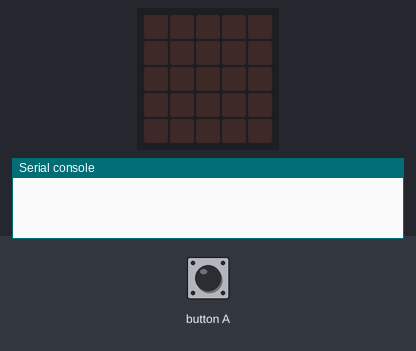
The program below on a simulated BBC micro:bit (MakeCode). Shown: the board's 5×5 LED display, the last lines printed to the serial console. The inputs (shaded band) are chosen by the test bench. No radio messages arrive unless stated (any console line starting 'radio sent:' is added by the test bench).

Above: at 1.2 s.
1.3 s: button A pressed for 0.15 s
At 1.5 s:
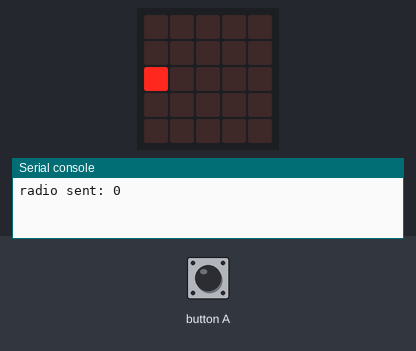
At 1.9 s:
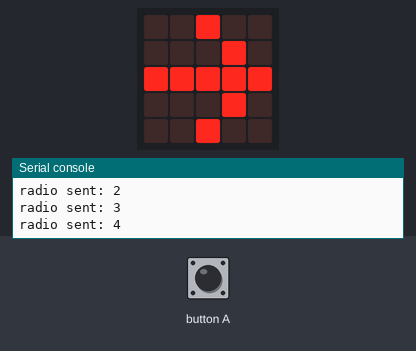
Timing chart, 0 to 4.3 s (numbered marks = the images above; inputs shaded):
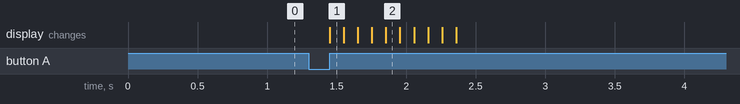

The program:

main.ts
```typescript
input.onButtonPressed(Button.A, function () {
    for (let k = 0; k <= 19; k++) {
        radio.sendNumber(k)
        led.plot(0 + k, 2)
        if (k > 0) {
            led.plot(k - 1, 1)
            led.plot(k - 1, 3)
        }
        if (k > 1) {
            led.unplot(k - 2, 1)
            led.unplot(k - 2, 3)
            led.plot(k - 2, 0)
            led.plot(k - 2, 4)
        }
        if (k > 2) {
            led.unplot(k - 3, 0)
            led.unplot(k - 3, 4)
        }
        if (k > 4) {
            led.unplot(k - 5, 2)
        }
        basic.pause(100)
    }
})
radio.setGroup(1)
basic.forever(function () {

})
```

test.ts
```typescript
// ide kerülnek a tesztek; a rendszer ezt nem kompilálja, ha a csomagot bővítményként használják.
```

Measured:
- after the input at 1.3 s, the display: changes after 0.15 s (image 1)
